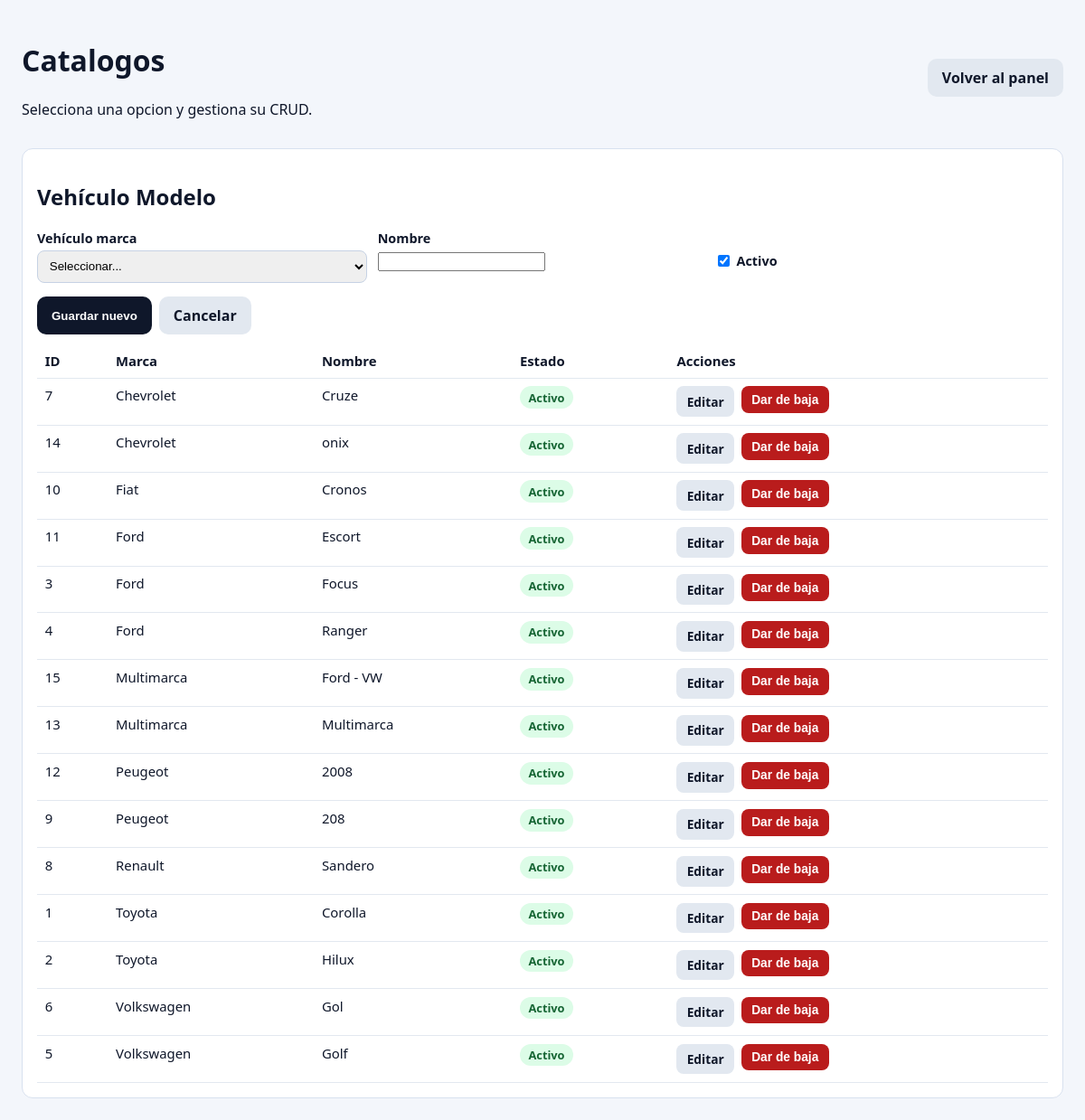
The page /catalogos.php?seccion=vehiculo_modelo (signed in) on the database its author committed.
### tables this page shows
CREATE TABLE `vehiculos_modelos` (
  `id_modelo` int NOT NULL AUTO_INCREMENT,
  `id_vehiculo_marca` int NOT NULL,
  `nombre_modelo` varchar(100) NOT NULL,
  `activo` tinyint(1) DEFAULT '1',
  PRIMARY KEY (`id_modelo`),
  KEY `fk_vehiculos_modelos_marca` (`id_vehiculo_marca`),
  CONSTRAINT `fk_vehiculos_modelos_marca` FOREIGN KEY (`id_vehiculo_marca`) REFERENCES `vehiculos_marcas` (`id_vehiculo_marca`)
);

CREATE TABLE `vehiculos_marcas` (
  `id_vehiculo_marca` int NOT NULL AUTO_INCREMENT,
  `nombre_marca_v` varchar(100) NOT NULL,
  `activo` tinyint(1) DEFAULT '1',
  PRIMARY KEY (`id_vehiculo_marca`)
);

### public/catalogos.php (the view, shortened to what this page needs)
<?php
$projectRoot = dirname(__DIR__);
$seccion = (string) ($_GET['seccion'] ?? 'marca');
$vehiculoModeloForm = [
    'id_modelo' => 0,
    'id_vehiculo_marca' => '',
    'nombre_modelo' => '',
    'activo' => '1',
];
try {
    $pdo = Database::connect($projectRoot);
} catch (Throwable $e) {
    http_response_code(500);
    echo 'No se pudo conectar a la base de datos: ' . htmlspecialchars($e->getMessage());
    exit;
}
$vehiculosModelos = $pdo->query(
    'SELECT vm.id_modelo,
            vm.id_vehiculo_marca,
            vm.nombre_modelo,
            vm.activo,
            vma.nombre_marca_v
     FROM vehiculos_modelos vm
     INNER JOIN vehiculos_marcas vma ON vma.id_vehiculo_marca = vm.id_vehiculo_marca
     ORDER BY vm.activo DESC, vma.nombre_marca_v ASC, vm.nombre_modelo ASC'
)->fetchAll();
?>
<!doctype html>
<html lang="es">
<head>
</head>
<body>
<div class="container">
    <div class="top">
        <div>
            <h1>Catalogos</h1>
            <p>Selecciona una opcion y gestiona su CRUD.</p>
        </div>
        <div class="actions">
            <a class="btn btn-muted" href="/dashboard.php">Volver al panel</a>
        </div>
    </div>
    <?php if ($seccion === 'vehiculo_modelo'): ?>
    <div class="panel" id="vehiculos-modelos-panel">
        <h2>Vehículo Modelo</h2>
        <form method="post" action="/catalogos.php">
            <div class="grid">
                <div>
                    <label for="id_vehiculo_marca">Vehículo marca</label>
                    <select id="id_vehiculo_marca" name="id_vehiculo_marca" required>
                        <option value="">Seleccionar...</option>
                    </select>
                </div>
                <div>
                    <label for="nombre_modelo">Nombre</label>
                    <input id="nombre_modelo" name="nombre_modelo" maxlength="100" required value="<?= htmlspecialchars((string) $vehiculoModeloForm['nombre_modelo']) ?>">
                </div>
                <div>
                    <label class="check-label">
                        <input type="checkbox" name="activo" value="1" <?= (string) $vehiculoModeloForm['activo'] === '1' ? 'checked' : '' ?>>
                        Activo
                    </label>
                </div>
            </div>
            <div class="actions" style="margin-top: 0.9rem;">
                <button class="btn btn-primary" type="submit"><?= (int) $vehiculoModeloForm['id_modelo'] > 0 ? 'Guardar cambios' : 'Guardar nuevo' ?></button>
                <a class="btn btn-muted" href="/catalogos.php?seccion=vehiculo_modelo#vehiculos-modelos-panel">Cancelar</a>
            </div>
        </form>
        <table>
            <thead>
            <tr>
                <th>ID</th>
                <th>Marca</th>
                <th>Nombre</th>
                <th>Estado</th>
                <th>Acciones</th>
            </tr>
            </thead>
            <tbody>
            <?php if (count($vehiculosModelos) === 0): ?>
                <tr><td colspan="5">No hay modelos de vehículo cargados.</td></tr>
            <?php else: ?>
                <?php foreach ($vehiculosModelos as $row): ?>
                    <tr>
                        <td><?= (int) $row['id_modelo'] ?></td>
                        <td><?= htmlspecialchars((string) $row['nombre_marca_v']) ?></td>
                        <td><?= htmlspecialchars((string) $row['nombre_modelo']) ?></td>
                        <td>
                            <span class="tag <?= (int) $row['activo'] === 1 ? 'ok' : 'off' ?>">
                                <?= (int) $row['activo'] === 1 ? 'Activo' : 'Inactivo' ?>
                            </span>
                        </td>
                        <td>
                            <div class="actions">
                                <a class="btn btn-muted btn-small" href="/catalogos.php?seccion=vehiculo_modelo&edit_vehiculo_modelo=<?= (int) $row['id_modelo'] ?>#vehiculos-modelos-panel">Editar</a>
                                <form method="post" action="/catalogos.php#vehiculos-modelos-panel" style="display:inline;">
                                    <button class="btn <?= (int) $row['activo'] === 1 ? 'btn-danger' : 'btn-primary' ?> btn-small" type="submit">
                                        <?= (int) $row['activo'] === 1 ? 'Dar de baja' : 'Activar' ?>
                                    </button>
                                </form>
                            </div>
                        </td>
                    </tr>
                <?php endforeach; ?>
            <?php endif; ?>
            </tbody>
        </table>
    </div>
    <?php endif; ?>
</div>
</body>
</html>

### public/catalogos.php (style rules this page uses)
body { font-family: Segoe UI, Arial, sans-serif; margin: 1.5rem; background: #f3f6fb; color: #0f172a; }
.container { max-width: 1200px; margin: 0 auto; }
.top { display: flex; justify-content: space-between; align-items: center; gap: 1rem; margin-bottom: 1rem; }
.actions { display: flex; gap: 0.5rem; flex-wrap: wrap; }
.btn { display: inline-block; text-decoration: none; border: 0; border-radius: 10px; padding: 0.65rem 1rem; cursor: pointer; font-weight: 600; }
.btn-primary { background: #0f172a; color: #fff; }
.btn-muted { background: #e2e8f0; color: #0f172a; }
.btn-danger { background: #b91c1c; color: #fff; }
.btn-small { padding: 0.45rem 0.7rem; border-radius: 8px; font-size: 0.86rem; }
.panel { background: #fff; border: 1px solid #d8e1ef; border-radius: 12px; padding: 1rem; margin-bottom: 1rem; }
.grid { display: grid; grid-template-columns: repeat(auto-fit, minmax(220px, 1fr)); gap: 0.75rem; }
label { display: block; font-size: 0.9rem; margin-bottom: 0.25rem; font-weight: 600; }
input[type="text"], select { width: 100%; box-sizing: border-box; border: 1px solid #c6d2e4; border-radius: 8px; padding: 0.55rem; }
.check-label { display: inline-flex; align-items: center; gap: 0.45rem; margin-top: 1.6rem; font-weight: 600; }
.check-label input[type="checkbox"] { width: auto; margin: 0; }
table { width: 100%; border-collapse: collapse; margin-top: 0.6rem; }
th, td { border-bottom: 1px solid #e2e8f0; padding: 0.55rem; text-align: left; font-size: 0.93rem; vertical-align: top; }
.tag { display: inline-block; padding: 0.2rem 0.6rem; border-radius: 999px; font-size: 0.8rem; font-weight: 700; }
.ok { background: #dcfce7; color: #166534; }

### rows shown on the page
vehiculos_modelos: id_modelo "7", id_vehiculo_marca.nombre_marca_v "Chevrolet", nombre_modelo "Cruze", activo "Activo"
vehiculos_modelos: id_modelo "14", id_vehiculo_marca.nombre_marca_v "Chevrolet", nombre_modelo "onix", activo "Activo"
vehiculos_modelos: id_modelo "10", id_vehiculo_marca.nombre_marca_v "Fiat", nombre_modelo "Cronos", activo "Activo"
vehiculos_modelos: id_modelo "11", id_vehiculo_marca.nombre_marca_v "Ford", nombre_modelo "Escort", activo "Activo"
vehiculos_modelos: id_modelo "3", id_vehiculo_marca.nombre_marca_v "Ford", nombre_modelo "Focus", activo "Activo"
vehiculos_modelos: id_modelo "4", id_vehiculo_marca.nombre_marca_v "Ford", nombre_modelo "Ranger", activo "Activo"
vehiculos_modelos: id_modelo "15", id_vehiculo_marca.nombre_marca_v "Multimarca", nombre_modelo "Ford - VW", activo "Activo"
vehiculos_modelos: id_modelo "13", id_vehiculo_marca.nombre_marca_v "Multimarca", nombre_modelo "Multimarca", activo "Activo"
vehiculos_modelos: id_modelo "12", id_vehiculo_marca.nombre_marca_v "Peugeot", nombre_modelo "2008", activo "Activo"
vehiculos_modelos: id_modelo "9", id_vehiculo_marca.nombre_marca_v "Peugeot", nombre_modelo "208", activo "Activo"
vehiculos_modelos: id_modelo "8", id_vehiculo_marca.nombre_marca_v "Renault", nombre_modelo "Sandero", activo "Activo"
vehiculos_modelos: id_modelo "1", id_vehiculo_marca.nombre_marca_v "Toyota", nombre_modelo "Corolla", activo "Activo"
vehiculos_modelos: id_modelo "2", id_vehiculo_marca.nombre_marca_v "Toyota", nombre_modelo "Hilux", activo "Activo"
vehiculos_modelos: id_modelo "6", id_vehiculo_marca.nombre_marca_v "Volkswagen", nombre_modelo "Gol", activo "Activo"
vehiculos_modelos: id_modelo "5", id_vehiculo_marca.nombre_marca_v "Volkswagen", nombre_modelo "Golf", activo "Activo"
